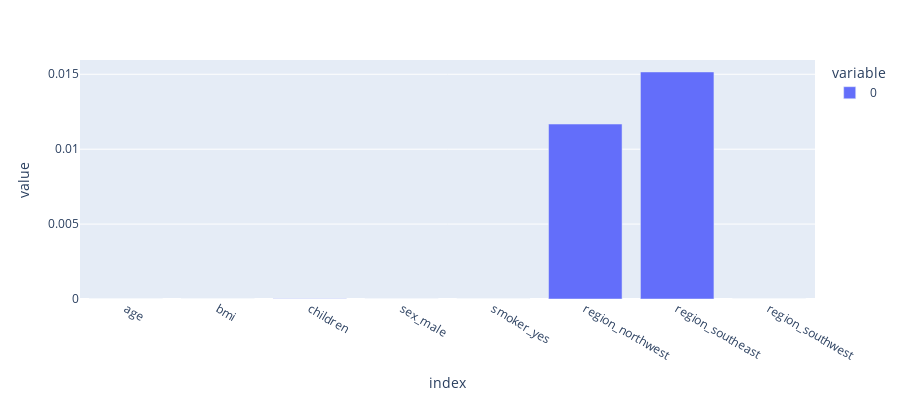

The notebook cell saved with this chart:
### Code cell
p_val=pd.Series(f_score[1])
p_val.index=X_train.columns
p_val.sort_values(ascending=False)
p_val.sort_values(ascending=False).plot.bar(figsize=(20, 8),color='b')
import plotly.express as px

fig = px.bar(p_val, height=400)
fig.show()

### Figure 1 — Plotly figure (JSON) as saved in the notebook; plotly's stock layout.template omitted (floating-point values rounded to 4 significant figures)
{"data": [{"alignmentgroup": "True", "hovertemplate": "variable=0<br>index=%{x}<br>value=%{y}<extra></extra>", "legendgroup": "0", "marker": {"color": "#636efa"}, "name": "0", "offsetgroup": "0", "orientation": "v", "showlegend": true, "textposition": "auto", "type": "bar", "x": ["age", "bmi", "children", "sex_male", "smoker_yes", "region_northwest", "region_southeast", "region_southwest"], "xaxis": "x", "y": [1.015e-63, 4.581e-29, 1.618e-05, 1.569e-06, 0, 0.01168, 0.01516, 4.55e-12], "yaxis": "y"}], "layout": {"barmode": "relative", "height": 400, "legend": {"title": {"text": "variable"}, "tracegroupgap": 0}, "margin": {"t": 60}, "xaxis": {"anchor": "y", "domain": [0, 1], "title": {"text": "index"}}, "yaxis": {"anchor": "x", "domain": [0, 1], "title": {"text": "value"}}}}
